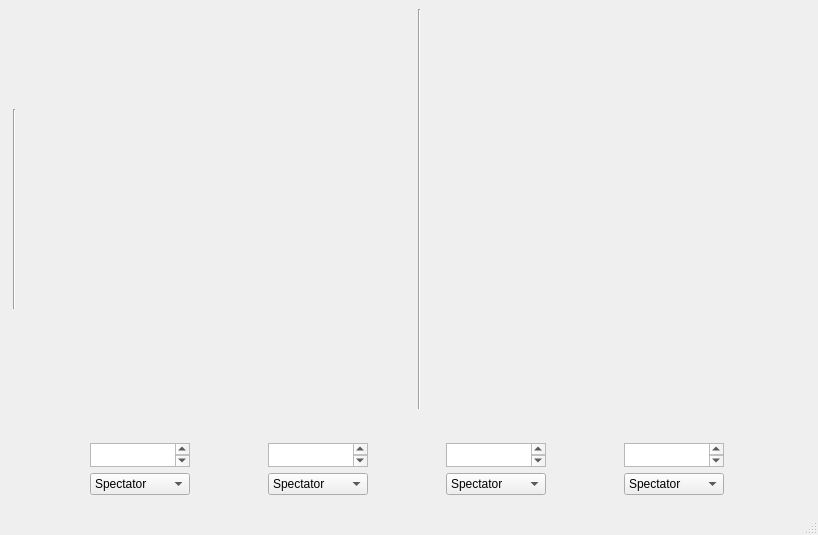
<?xml version="1.0" encoding="UTF-8"?>
<ui version="4.0">
 <class>MainWindow</class>
 <widget class="QMainWindow" name="MainWindow">
  <property name="geometry">
   <rect>
    <x>0</x>
    <y>0</y>
    <width>818</width>
    <height>535</height>
   </rect>
  </property>
  <property name="windowTitle">
   <string>MainWindow</string>
  </property>
  <widget class="QWidget" name="centralwidget">
   <property name="enabled">
    <bool>true</bool>
   </property>
   <property name="autoFillBackground">
    <bool>true</bool>
   </property>
   <layout class="QVBoxLayout" name="verticalLayout">
    <item>
     <widget class="QWidget" name="field" native="true">
      <property name="minimumSize">
       <size>
        <width>800</width>
        <height>400</height>
       </size>
      </property>
      <property name="maximumSize">
       <size>
        <width>800</width>
        <height>400</height>
       </size>
      </property>
      <widget class="Line" name="goal1">
       <property name="geometry">
        <rect>
         <x>0</x>
         <y>100</y>
         <width>10</width>
         <height>200</height>
        </rect>
       </property>
       <property name="minimumSize">
        <size>
         <width>3</width>
         <height>0</height>
        </size>
       </property>
       <property name="maximumSize">
        <size>
         <width>16777215</width>
         <height>16777215</height>
        </size>
       </property>
       <property name="orientation">
        <enum>Qt::Vertical</enum>
       </property>
      </widget>
      <widget class="Line" name="midline">
       <property name="geometry">
        <rect>
         <x>400</x>
         <y>0</y>
         <width>20</width>
         <height>401</height>
        </rect>
       </property>
       <property name="orientation">
        <enum>Qt::Vertical</enum>
       </property>
      </widget>
      <widget class="Line" name="goal2">
       <property name="geometry">
        <rect>
         <x>800</x>
         <y>100</y>
         <width>10</width>
         <height>200</height>
        </rect>
       </property>
       <property name="minimumSize">
        <size>
         <width>3</width>
         <height>0</height>
        </size>
       </property>
       <property name="maximumSize">
        <size>
         <width>16777215</width>
         <height>16777215</height>
        </size>
       </property>
       <property name="orientation">
        <enum>Qt::Vertical</enum>
       </property>
      </widget>
     </widget>
    </item>
    <item alignment="Qt::AlignBottom">
     <widget class="QWidget" name="playerlist" native="true">
      <property name="minimumSize">
       <size>
        <width>800</width>
        <height>70</height>
       </size>
      </property>
      <property name="maximumSize">
       <size>
        <width>800</width>
        <height>70</height>
       </size>
      </property>
      <layout class="QGridLayout" name="gridLayout">
       <item row="1" column="2">
        <widget class="QComboBox" name="teamstate_2">
         <property name="currentText">
          <string>Spectator</string>
         </property>
         <item>
          <property name="text">
           <string>Spectator</string>
          </property>
         </item>
         <item>
          <property name="text">
           <string>Blue</string>
          </property>
         </item>
         <item>
          <property name="text">
           <string>Red</string>
          </property>
         </item>
        </widget>
       </item>
       <item row="1" column="4">
        <widget class="QComboBox" name="teamstate_3">
         <property name="currentText">
          <string>Spectator</string>
         </property>
         <item>
          <property name="text">
           <string>Spectator</string>
          </property>
         </item>
         <item>
          <property name="text">
           <string>Blue</string>
          </property>
         </item>
         <item>
          <property name="text">
           <string>Red</string>
          </property>
         </item>
        </widget>
       </item>
       <item row="1" column="6">
        <widget class="QComboBox" name="teamstate_4">
         <property name="currentText">
          <string>Spectator</string>
         </property>
         <item>
          <property name="text">
           <string>Spectator</string>
          </property>
         </item>
         <item>
          <property name="text">
           <string>Blue</string>
          </property>
         </item>
         <item>
          <property name="text">
           <string>Red</string>
          </property>
         </item>
        </widget>
       </item>
       <item row="0" column="2">
        <widget class="QPlainTextEdit" name="playername2">
         <property name="minimumSize">
          <size>
           <width>100</width>
           <height>24</height>
          </size>
         </property>
         <property name="maximumSize">
          <size>
           <width>100</width>
           <height>24</height>
          </size>
         </property>
         <property name="plainText">
          <string/>
         </property>
         <property name="textInteractionFlags">
          <set>Qt::TextEditable</set>
         </property>
         <property name="placeholderText">
          <string>Player 2</string>
         </property>
        </widget>
       </item>
       <item row="0" column="0">
        <widget class="QPlainTextEdit" name="playername1">
         <property name="minimumSize">
          <size>
           <width>100</width>
           <height>24</height>
          </size>
         </property>
         <property name="maximumSize">
          <size>
           <width>100</width>
           <height>24</height>
          </size>
         </property>
         <property name="cursor" stdset="0">
          <cursorShape>IBeamCursor</cursorShape>
         </property>
         <property name="plainText">
          <string/>
         </property>
         <property name="textInteractionFlags">
          <set>Qt::TextEditable</set>
         </property>
         <property name="placeholderText">
          <string>Player 1</string>
         </property>
        </widget>
       </item>
       <item row="0" column="4">
        <widget class="QPlainTextEdit" name="playername3">
         <property name="minimumSize">
          <size>
           <width>100</width>
           <height>24</height>
          </size>
         </property>
         <property name="maximumSize">
          <size>
           <width>100</width>
           <height>24</height>
          </size>
         </property>
         <property name="plainText">
          <string/>
         </property>
         <property name="textInteractionFlags">
          <set>Qt::TextEditable</set>
         </property>
         <property name="placeholderText">
          <string>Player 3</string>
         </property>
        </widget>
       </item>
       <item row="1" column="0">
        <widget class="QComboBox" name="teamstate_1">
         <property name="currentText">
          <string>Spectator</string>
         </property>
         <item>
          <property name="text">
           <string>Spectator</string>
          </property>
         </item>
         <item>
          <property name="text">
           <string>Blue</string>
          </property>
         </item>
         <item>
          <property name="text">
           <string>Red</string>
          </property>
         </item>
        </widget>
       </item>
       <item row="0" column="6">
        <widget class="QPlainTextEdit" name="playername4">
         <property name="minimumSize">
          <size>
           <width>100</width>
           <height>24</height>
          </size>
         </property>
         <property name="maximumSize">
          <size>
           <width>100</width>
           <height>24</height>
          </size>
         </property>
         <property name="plainText">
          <string/>
         </property>
         <property name="textInteractionFlags">
          <set>Qt::TextEditable</set>
         </property>
         <property name="placeholderText">
          <string>Player 4</string>
         </property>
        </widget>
       </item>
      </layout>
     </widget>
    </item>
   </layout>
  </widget>
  <widget class="QMenuBar" name="menubar">
   <property name="geometry">
    <rect>
     <x>0</x>
     <y>0</y>
     <width>818</width>
     <height>21</height>
    </rect>
   </property>
  </widget>
  <widget class="QStatusBar" name="statusbar"/>
 </widget>
 <resources/>
 <connections/>
</ui>
